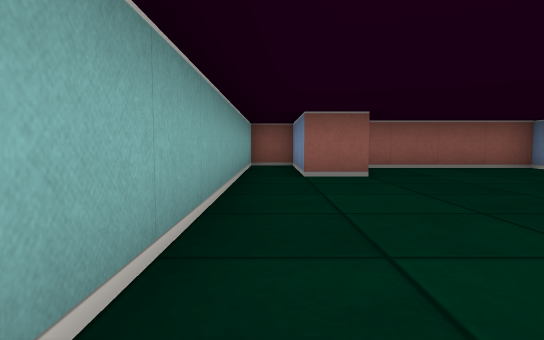
[1] (above)

24 first-person views from a walk through a cub3D ray-caster map. The camera is about half as high as the walls, tilts 4° down and sees 75° across. The floor is counted in squares. Each view is taken from the middle of a square. On the plan, view 1 faces up. The plan holds only what a view shows up to about 9 squares ahead; the rest is blank.

[2]
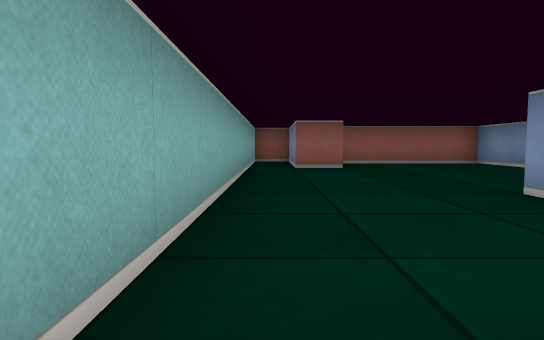

[3]
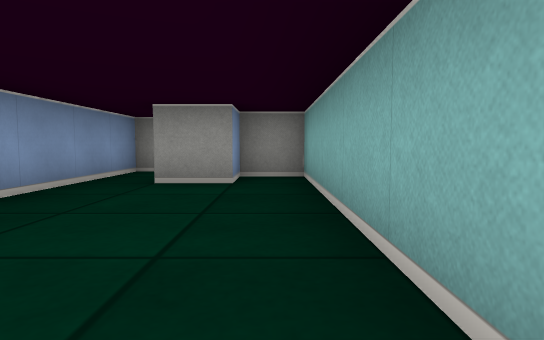

[4]
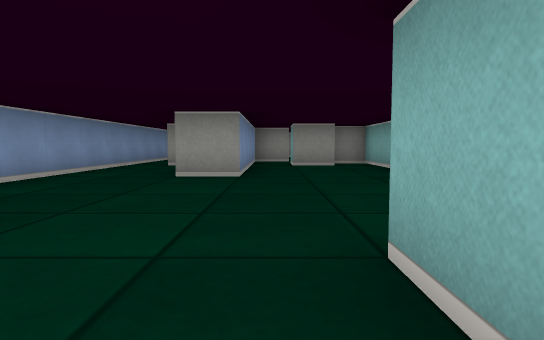

[5]
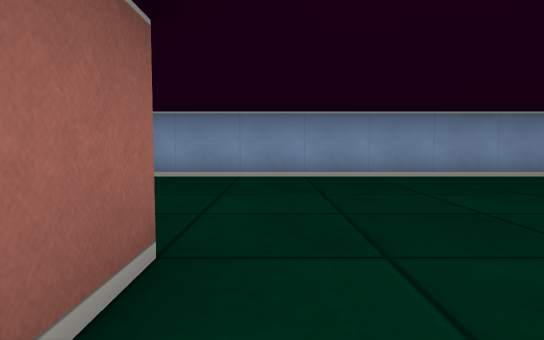

[6]
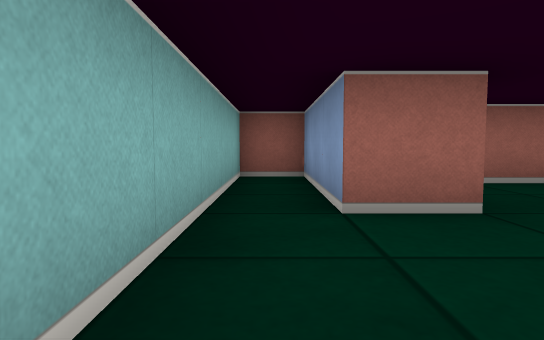

[7]
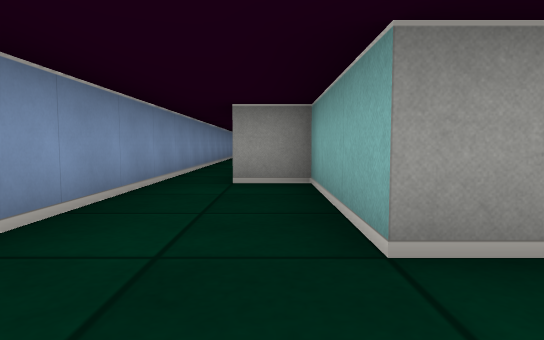

[8]
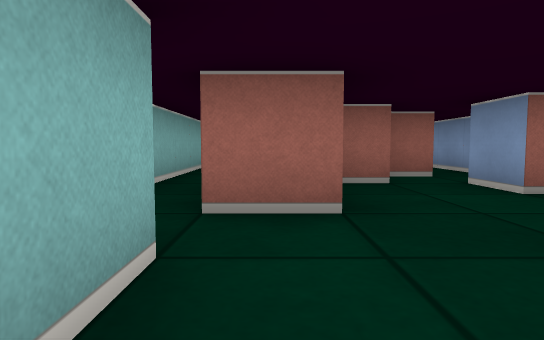

[9]
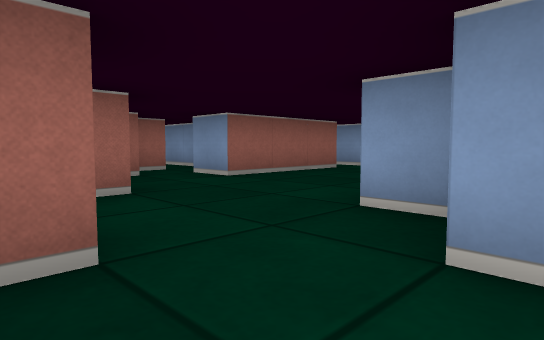

[10]
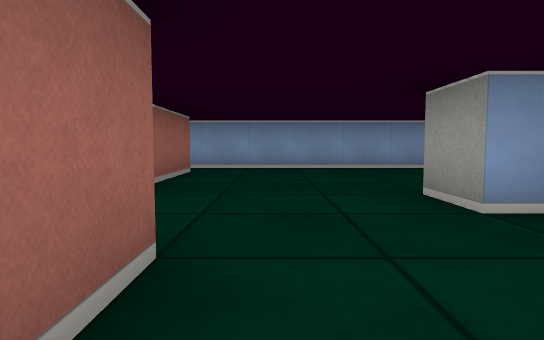

[11]
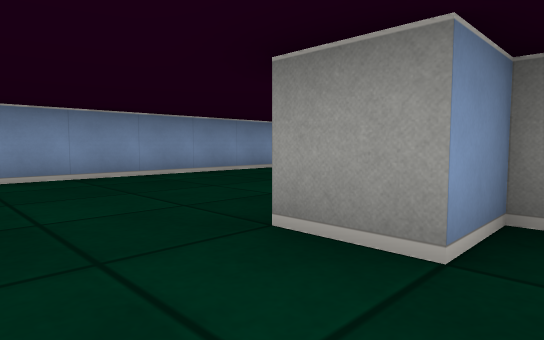

[12]
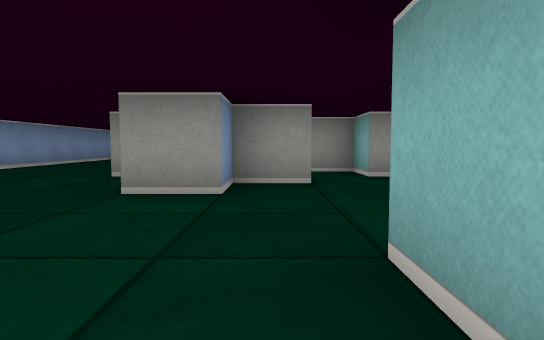

[13]
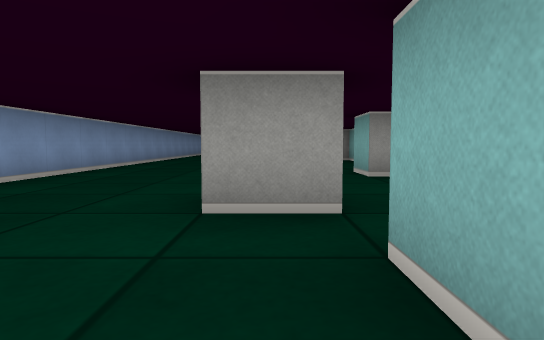

[14]
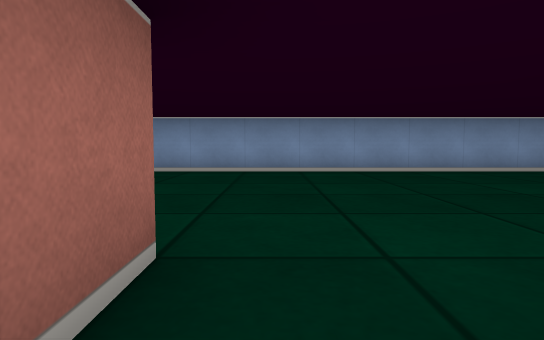

[15]
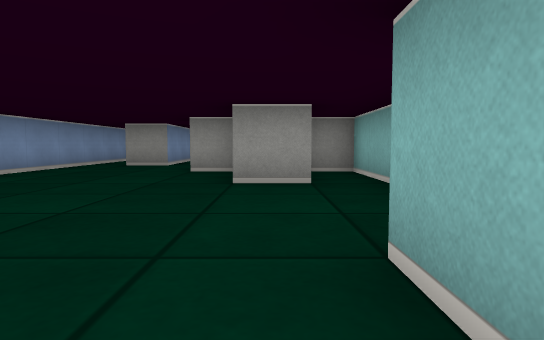

[16]
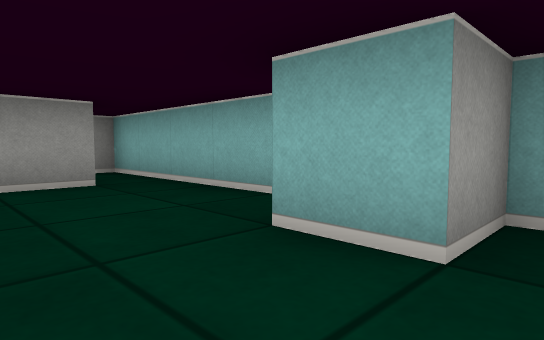

[17]
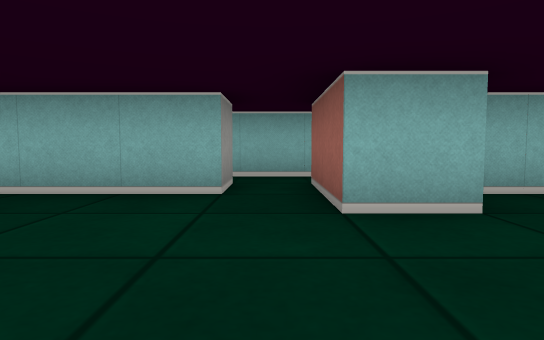

[18]
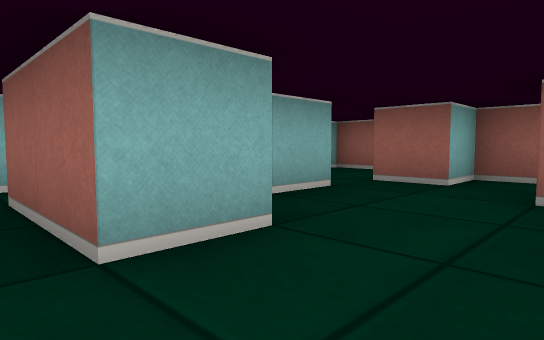

[19]
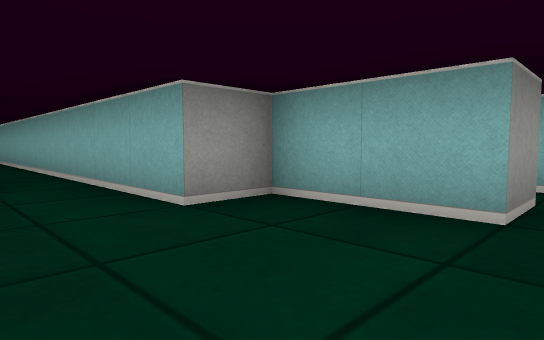

[20]
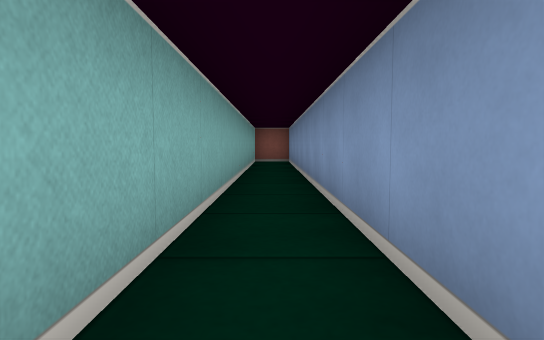

[21]
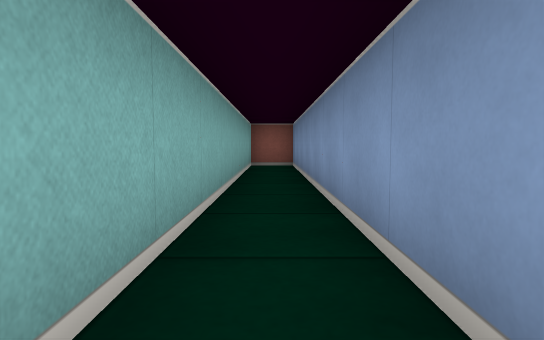

[22]
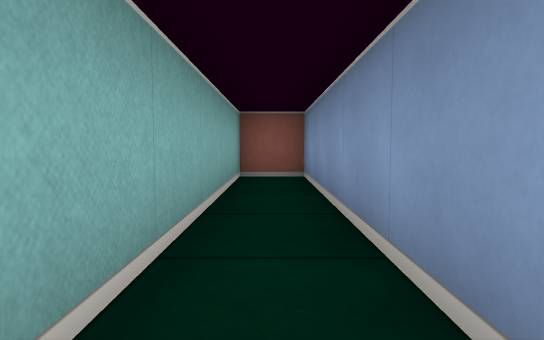

[23]
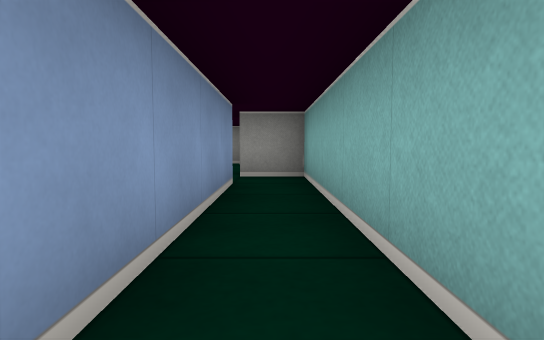

[24]
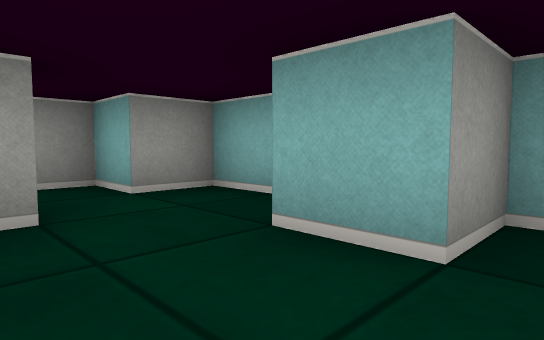

### Floor plan
Points are (right, up) in squares from view 1. A wall is a line through its corners. A room is listed if a view was taken in it or the views show most of it. See-through windows are left out.
Room 1 (views 1, 2, 3, 4, 5, 6, 7)
walls: (1.5, 6.4) (1.5, 5.5) (0.5, 5.5) (0.5, 8.5) (-0.5, 8.5) (-0.5, -2.5) (0.5, -2.5) (0.5, -1.5) (1.5, -1.5); (5.5, -1.5) (5.5, 7.5) (2, 7.5); (2.5, -3.5) (2.5, 1.5) (3.5, 1.5) (3.5, -1.5) (4.5, -1.5)
ways out: opening at (5, -2) to room 2
Room 2 (views 8, 9, 11, 12, 13, 15, 16, 17, 18, 19, 24)
walls: (1.4, -9.5) (2.5, -9.5); (-0.6, -8.5) (0.5, -8.5) (0.5, -7.5) (1.5, -7.5) (1.5, -8.5) (0.5, -8.5) (0.5, -9.5) (-0.5, -9.5); (-0.5, -14.5) (-0.5, -18.5) (0.4, -18.5); (0.4, -16.5) (1.5, -16.5) (1.5, -18.5) (2.5, -18.5) (2.5, -20.5); (-1.5, -6.5) (-1.5, -7.5) (-2.5, -7.5) (-2.5, -9.5) (-1.5, -9.5) (-1.5, -10.5) (-0.5, -10.5) (-0.5, -12.5) (0.5, -12.5) (0.5, -13.5) (-0.5, -13.5); (4.5, -4.5) (1.5, -4.5) (1.5, -3.5); (-0.5, -4.6) (-0.5, -5.5) (-1.5, -5.5); (0.6, -3.5) (-0.1, -3.5); (1.6, -2.5) (0.5, -2.5); (3.5, -20.5) (4.5, -20.5); (5.5, -21.1) (5.5, -1.5)
ways out: opening at (5, -2) to room 1; opening at (-2, -6) to room 3; opening at (-1, -14) to room 4; opening at (4, -20)
Room 3 (views 10, 20, 21, 22, 23)
walls: (-1.5, -5.5) (-1.5, 5.5) (-2.5, 5.5) (-2.5, -6.5) (-1.5, -6.5)
ways out: opening at (-2, -6) to room 2
Room 4 (view 14)
walls: (-1.5, -14.5) (-0.5, -14.5); (-2.5, -13.2) (-2.5, -14.6); (-0.5, -13.5) (-1.5, -13.5)
ways out: opening at (-1, -14) to room 2

Where each view was taken, in squares from view 1:
view 1: 0 up, 0 right, facing up
view 2: 2 down, 0 right, facing up
view 3: 3 up, 0 right, facing down
view 4: 7 up, 2 right, facing down
view 5: 5 up, 0 right, facing right
view 6: 3 up, 0 right, facing up
view 7: 3 up, 4 right, facing down
view 8: 8 down, 1 left, facing up
view 9: 9 down, 2 left, facing up-right
view 10: 6 down, 2 left, facing right
view 11: 6 down, 0 right, facing down-right
view 12: 4 down, 0 right, facing down
view 13: 7 down, 2 right, facing down
view 14: 14 down, 1 left, facing right
view 15: 12 down, 1 right, facing down
view 16: 12 down, 2 right, facing down-left
view 17: 14 down, 3 right, facing left
view 18: 14 down, 2 right, facing up-left
view 19: 16 down, 4 right, facing down-left
view 20: 5 down, 2 left, facing up
view 21: 3 down, 2 left, facing up
view 22: 0 up, 2 left, facing up
view 23: 1 down, 2 left, facing down
view 24: 6 down, 0 right, facing down-left
